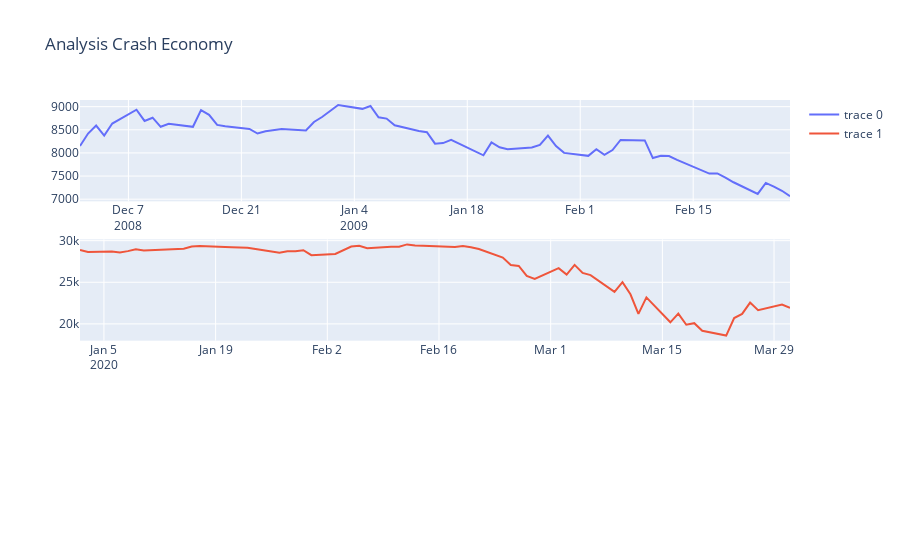

Notebook code for this chart:
### Code cell
fig = make_subplots(rows=3, cols=1)

# fig.add_trace(go.Scatter(x=df_stocktrend['Date'], y=df_stocktrend['Close']), row=1, col=1)
# fig.add_trace(go.Scatter(x=df_finance['Date'], y=df_finance['Close']), row=1, col=1)
fig.add_trace(go.Scatter(x=df_finance['Date'], y=df_finance['Close']), row=1, col=1)
fig.add_trace(go.Scatter(x=df_covid['Date'], y=df_covid['Close']), row=2, col=1)
# fig.update_xaxes(rangeslider_visible=True)
fig.update_layout(title_text="Analysis Crash Economy")
#fig.write_image("../output/Analysis_Crash_Economy.png")
fig.show()
